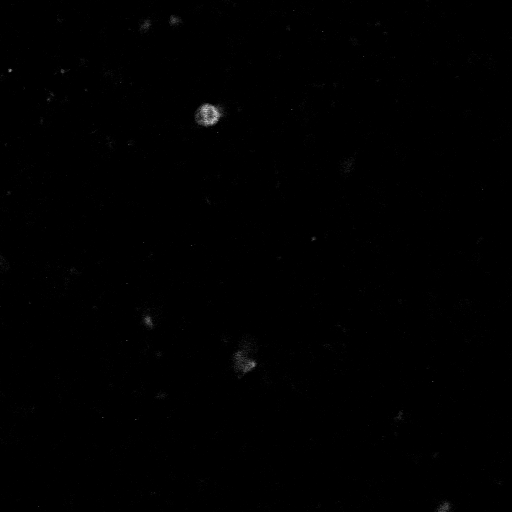
#> input picture cell_tmp_img.png, 512 x 512 px
$ python -i NucleiCounter.py   (imports and definitions only)
#> lines starting #> are read from the running program, lines starting #| are printed output that depends on the picture; after the words box and inside, x2 and y2 are one past the last pixel; in counts of white or black regions, pixels touching at a corner belong together
#> further down, picture is the input picture: shape (512, 512, 3); min 0, max 209, mean 0.5
"""
In this module the NucleiCounter class is defined which is used
to calculate stained nuclei presented in LSM images.
"""

# Third-party imports
import cv2
import numpy as np
import pandas as pd
from sklearn.cluster import DBSCAN

class NucleiCounter():
    """
    The class for object which performs marked nuclei counting.
    This is a part of the general model for obtaining target percentage.
    The objects of this class are not to be used explicitly - they function
    inside of the general Model class defined further.

    Input params are:
    - threshold value for nuclei image binarization;
    - eps param for DBSCAN algorithm;
    - min_samples value for DBSCAN algorithm.

    Output value is the number of marked nuclei detected.
    """
    def __init__(self, threshold=100, eps=2, min_samples=5):
        """
        Initialize nuclei counter with DBSCAN parameters.

        Args:
            threshold (int): Binary threshold for nuclei channel binarization. Defaults to 100.
            eps (float): DBSCAN epsilon parameter for clustering radius. Defaults to 2.
            min_samples (int): DBSCAN minimum samples per cluster. Defaults to 5.
        """
        self.threshold = threshold
        self.eps = eps
        self.min_samples = min_samples

    def preprocess(self, channel, kernel_size=4, threshold=30):
        """
        Preprocess nuclei channel to remove noise and enhance structures.

        Applies binary thresholding followed by morphological opening and closing
        operations to eliminate noise while preserving nuclei structure.

        Args:
            channel (np.ndarray): Input channel image (2D grayscale array)
            kernel_size (int): Size of morphological structuring element. Defaults to 4.
            threshold (int): Threshold value for binarization. Defaults to 30.

        Returns:
            np.ndarray: Preprocessed binary image with same shape as input
        """
#> called with kernel_size = 4, threshold = 30
        if channel is None:
            return np.zeros((0, 0), dtype=np.uint8)

        channel = np.asarray(channel)
        foreground = channel[channel > threshold]
#> foreground = 2811 values, max 209 at index 762, min 31 at index 3, mean 72.73
        if foreground.size == 0:
            return np.zeros(channel.shape, dtype=np.uint8)

        threshold_value = np.median(foreground)
#> threshold_value = 57
        if not np.isfinite(threshold_value):
            return np.zeros(channel.shape, dtype=np.uint8)

        _, img = cv2.threshold(channel, threshold_value, 255, cv2.THRESH_BINARY)
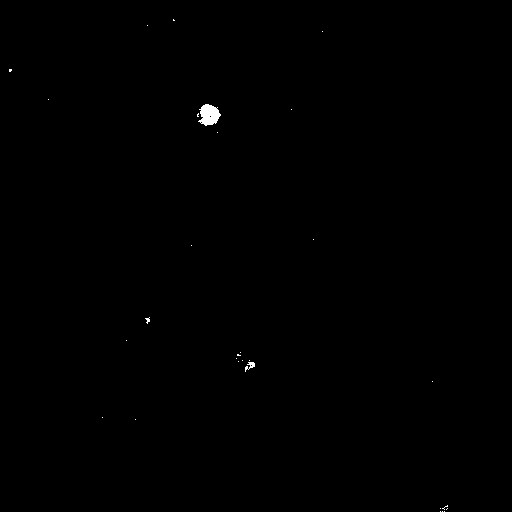
#> img: shape (512, 512, 3); 0.17% white; 29 white regions (27 under 20 px), largest, box (x1, y1, x2, y2) and area: (198, 104, 221, 126) 339, (245, 362, 255, 372) 47
        kernel = cv2.getStructuringElement(cv2.MORPH_ELLIPSE, (kernel_size, kernel_size))
        opened_img = cv2.dilate(img, kernel)
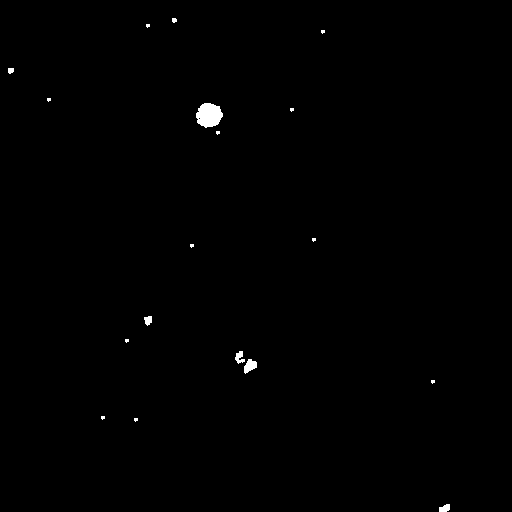
#> opened_img: shape (512, 512, 3); 0.39% white; 18 white regions (11 under 20 px), largest, box (x1, y1, x2, y2) and area: (196, 103, 223, 128) 502, (244, 359, 257, 374) 124, (235, 351, 245, 364) 77
        eroded_img = cv2.erode(opened_img, kernel)
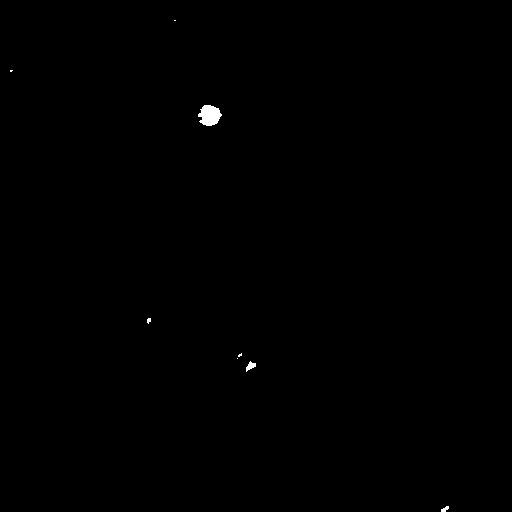
#> eroded_img: shape (512, 512, 3); 0.18% white; 8 white regions (5 under 20 px), largest, box (x1, y1, x2, y2) and area: (198, 105, 222, 126) 360, (246, 361, 256, 372) 57, (441, 506, 449, 512) 30
        opened_img = cv2.dilate(eroded_img, kernel)
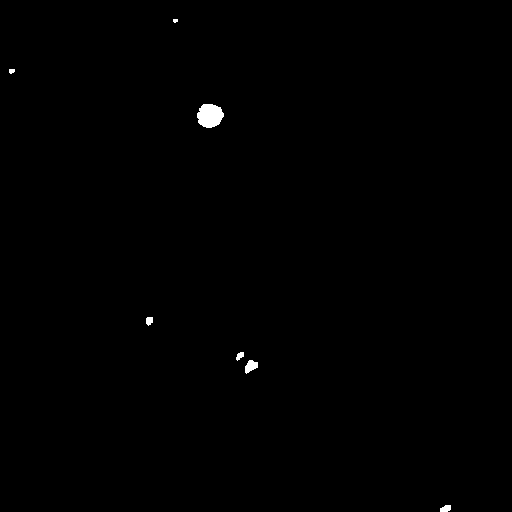
#> opened_img: shape (512, 512, 3); 0.31% white; 7 white regions (1 under 20 px), largest, box (x1, y1, x2, y2) and area: (197, 104, 224, 128) 498, (245, 360, 258, 374) 117, (440, 505, 451, 512) 62, (146, 317, 153, 326) 51, (236, 352, 244, 361) 46, (9, 69, 15, 74) 25
        eroded_img = cv2.erode(opened_img, kernel)
#> eroded_img: shape (512, 512, 3); 0.18% white; 7 white regions (4 under 20 px), largest, box (x1, y1, x2, y2) and area: (199, 106, 223, 127) 362, (247, 362, 257, 372) 53, (442, 507, 450, 512) 27
        return eroded_img

    def channel2points(self, channel):
        """
        Convert binary channel to point cloud in 2D space.

        Extracts coordinates of all foreground pixels (> threshold) and returns
        as a 2D point cloud for clustering. Y-coordinates are inverted to match
        standard image coordinate system.

        Args:
            channel (np.ndarray): Binary or grayscale image (2D array)

        Returns:
            pd.DataFrame: Point coordinates with columns ['x', 'y']
        """
        indices = np.argwhere(channel > self.threshold)
#> indices = 1407 rows, first 8: [71, 11, 0], [71, 11, 1], [71, 11, 2], [71, 12, 0], [71, 12, 1], [71, 12, 2], [106, 204, 0], [106, 204, 1]
        y_coordinates = channel.shape[0] - indices[:, 0]
#> y_coordinates = 1407 values, max 441 at index 0, min 1 at index 1392, mean 334
        x_coordinates = indices[:, 1]
#> x_coordinates = 1407 values, max 449 at index 1335, min 11 at index 0, mean 226.1
        return pd.DataFrame({'x': x_coordinates, 'y': y_coordinates})

    def groupNuclei(self, points):
        """
        Cluster nuclei points using DBSCAN algorithm.

        Groups foreground pixels into distinct nuclei clusters using density-based
        spatial clustering. Noise points are ignored.

        Args:
            points (pd.DataFrame): 2D points with columns ['x', 'y']

        Returns:
            int: Count of distinct nuclei clusters detected (noise not counted)
        """
        dbscan = DBSCAN(eps=self.eps, min_samples=self.min_samples)
        if points.shape[0] == 0:
            return 0
        cluster_labels = dbscan.fit_predict(points[['x', 'y']])
#> cluster_labels = 1407 values, max 5 at index 1326, min -1 at index 1164, mean 1.63
        return int(np.max(cluster_labels) + 1)

    def countNuclei(self, img_channel):
        """
        Count marked cell nuclei in an image channel.

        Orchestrates the complete pipeline: preprocess -> point extraction -> clustering.

        Args:
            img_channel (np.ndarray): Channel containing stained nuclei (2D grayscale)

        Returns:
            int: Total count of distinct nuclei detected
        """
        return self.groupNuclei(self.channel2points(self.preprocess(img_channel)))

>>> import cv2
>>> picture = cv2.imread('../cell_tmp_img.png')
>>> result = NucleiCounter().countNuclei(picture)
#> result = 6
